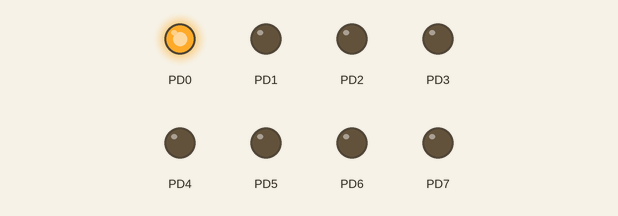
Bench run of a program on a simulated ATmega128, built with avr-gcc and emulated at 8 MHz. On the bench: output pins drawn as LEDs (lit = HIGH).

Above: at 0.2 s.
At 1.0 s:
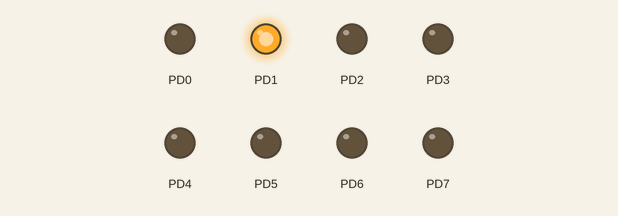
At 3.2 s:
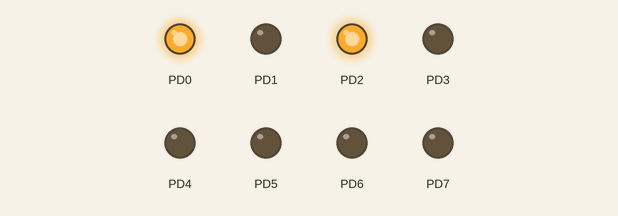
At 3.7 s:
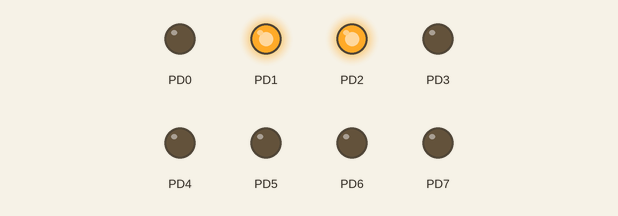
At 5.7 s:
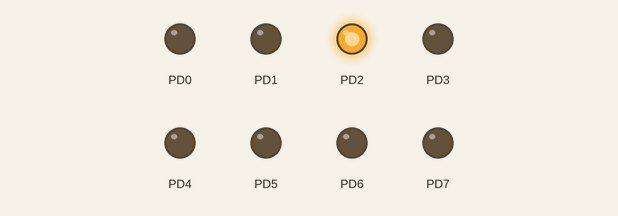
Timing chart, 0 to 6.9 s (numbered marks = the images above):
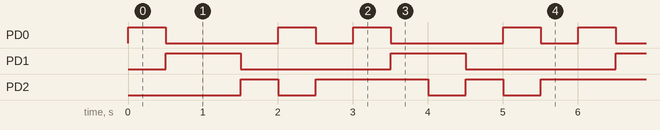

The program:

main.c
```c
/*
 * IOSmartControlTri-State.c
 *
 * Author : Rümeysa Yavuz
 */

#define F_CPU 8E6
#include <avr/io.h>
#include <util/delay.h>

void setCharliePlexingLed(int lednr);

void wait(int ms) {
	for (int i=0; i<ms; i++) {
		_delay_ms( 1 );		// library function (max 30 ms at 8MHz)
	}
}

void setCharliePlexingLed(int lednr) {

	switch(lednr) {
		case 0:		//LED1
		DDRD = 0xFB;	//0b11111011
		PORTD = 0x01;	//0b00000001
		break;

		case 1:		//LED2
		DDRD = 0xFB;	//0b11111011
		PORTD = 0x02;	//0b00000010
		break;

		case 2:		//LED3
		DDRD = 0xFE;	//0b11111110
		PORTD = 0x02;	//0b00000010
		break;

		case 3:		//LED4
		DDRD = 0xFE;	//0b11111110
		PORTD = 0x04;	//0b00000100
		break;

		case 4:		//LED5
		DDRD = 0xFD;	//0b11111101
		PORTD = 0x01;	//0b00000001
		break;

		case 5:		//LED6
		DDRD = 0xFD;	//0b11111101
		PORTD = 0x04;	//0b00000100
		break;
	}
}

int main(void) {
	DDRD = 0xFF;
	int count = 5;

	while (1) {
		for (int i = 0; i <= count; i++) {
			setCharliePlexingLed(i);
			wait(500);
		}
	}

	return 1;
}
```

Measured:
- by itself, PD0: repeats every 3.0 s: LOW 1.5 s, HIGH 0.50 s, LOW 0.50 s, HIGH 0.50 s
- by itself, PD1: alternates HIGH for 1.0 s and LOW for 2.0 s
- by itself, PD2: repeats every 3.0 s: LOW 0.50 s, HIGH 1.5 s, LOW 0.50 s, HIGH 0.50 s
